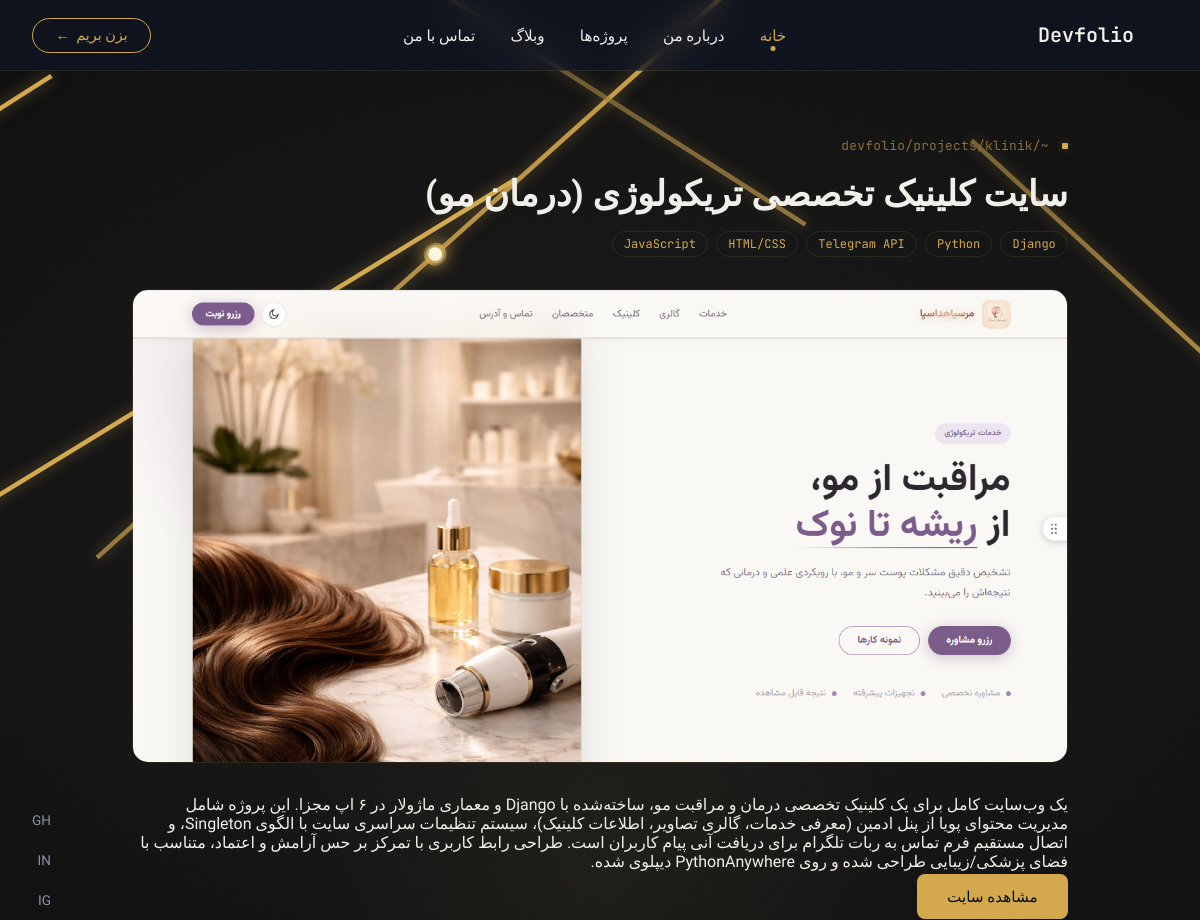
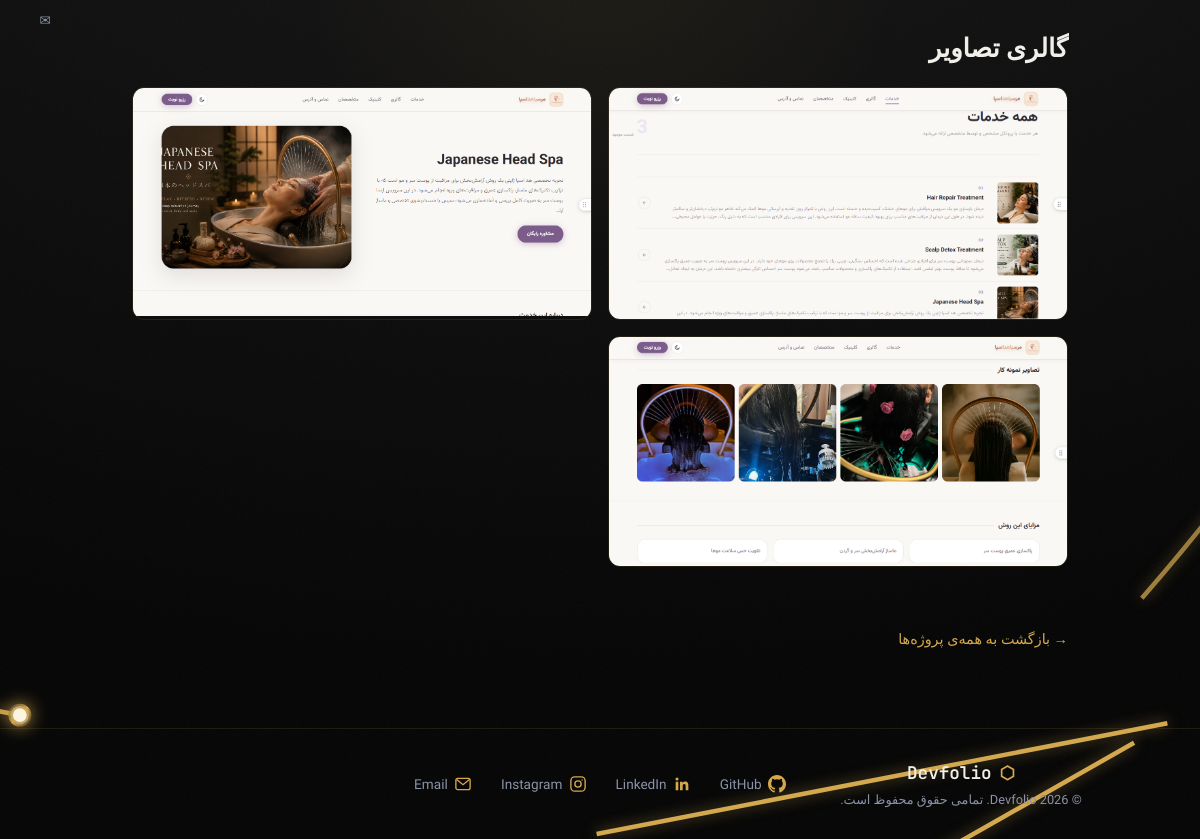
Page /projects/klinik/ on the committed database (2 pictures, top to bottom).
### portfolio/models.py (models this page shows, shortened)
class Project(models.Model):
    title = models.CharField(max_length=150, verbose_name="عنوان پروژه")
    slug = models.SlugField(max_length=170, unique=True, blank=True, verbose_name="آدرس یکتا")
    main_image = models.ImageField(
        upload_to='projects/main/',
        verbose_name="تصویر اصلی"
    )
    description = models.TextField(verbose_name="توضیحات")
    technologies = models.ManyToManyField(
        Technology,
        related_name="projects",
        verbose_name="تکنولوژی‌ها"
    )
    link = models.URLField(
        max_length=200,
        blank=True,
        null=True,
        verbose_name="لینک سایت"
    )
    created_at = models.DateTimeField(auto_now_add=True, verbose_name="تاریخ ایجاد")
    is_featured = models.BooleanField(
        default=False,
        verbose_name="نمایش در پروژه‌های منتخب"
    )
    class Meta:
        verbose_name = "پروژه"
        verbose_name_plural = "پروژه‌ها"
        ordering = ['-created_at']

class Technology(models.Model):
    name = models.CharField(max_length=50, verbose_name="نام تکنولوژی")
    class Meta:
        verbose_name = "تکنولوژی"
        verbose_name_plural = "تکنولوژی‌ها"

class ProjectImage(models.Model):
    project = models.ForeignKey(
        Project,
        on_delete=models.CASCADE,
        related_name="images",
        verbose_name="پروژه"
    )
    image = models.ImageField(
        upload_to='projects/gallery/',
        verbose_name="تصویر"
    )
    class Meta:
        verbose_name = "تصویر پروژه"
        verbose_name_plural = "تصاویر پروژه"

### portfolio/views.py (the view)
# urls.py: path('<slug:slug>/', views.project_detail, name='project_detail'),
def project_detail(request, slug):
    project = get_object_or_404(
        Project.objects.prefetch_related('technologies', 'images'),
        slug=slug
    )
    return render(request, 'projects/project_detail.html', {'project': project})

### portfolio/templates/projects/project_detail.html (shortened to what this page needs)
{% extends 'base.html' %}
{% load static %}
{% block extra_css %}
<link rel="stylesheet" href="{% static 'portfolio/css/portfolio.css' %}">
{% endblock %}
{% block content %}
<section class="project-detail-section">
    <span class="path-tag">~/devfolio/projects/{{ project.slug }}</span>
    <div class="project-detail-header">
        <h1>{{ project.title }}</h1>
        <div class="project-grid-tech">
            {% for tech in project.technologies.all %}
                <span class="tech-chip">{{ tech.name }}</span>
            {% endfor %}
        </div>
    </div>
    <div class="project-detail-main-image">
        <img src="{{ project.main_image.url }}" alt="{{ project.title }}">
    </div>
    <div class="project-detail-body">
        <p class="project-detail-description">{{ project.description|linebreaks }}</p>
<pre>
</pre>
        {% if project.link %}
        <a href="{{ project.link }}" target="_blank" class="btn btn-primary">مشاهده سایت</a>
        {% endif %}
    </div>
    {% if project.images.all %}
    <div class="project-gallery">
        <h2 class="section-title">گالری تصاویر</h2>
        <div class="project-gallery-grid">
            {% for img in project.images.all %}
            <div class="project-gallery-item">
                <img src="{{ img.image.url }}" alt="{{ project.title }}">
            </div>
            {% endfor %}
        </div>
    </div>
    {% endif %}
    <a href="{% url 'projects:project_list' %}" class="view-all-link">→ بازگشت به همه‌ی پروژه‌ها</a>
</section>
{% endblock %}

### static/core/css/base.css (style rules this page uses)
:root { --bg-color: #070B18; --bg-elevated: #0F1729; --text-color: #F1EFE9; --text-muted: #8B93A7; --accent-color: #D4A94D; --accent-soft: #8B6F3E; --accent-glow: rgba(212, 169, 77, 0.3); --border-color: rgba(212, 169, 77, 0.12); }
* { margin: 0; padding: 0; box-sizing: border-box; }
body { background: var(--bg-color); color: var(--text-color); font-family: 'Vazirmatn', sans-serif; overflow-x: hidden; }
a { text-decoration: none; color: inherit; }
.path-tag { display: inline-block; font-family: 'JetBrains Mono', monospace; font-size: 0.8rem; color: var(--accent-soft); letter-spacing: 0.3px; margin-bottom: 1.2rem; position: relative; padding-right: 1.2rem; }
.path-tag::before { content: ''; position: absolute; right: 0; top: 50%; transform: translateY(-50%); width: 6px; height: 6px; background: var(--accent-color); border-radius: 1px; box-shadow: 0 0 8px var(--accent-glow); }
.btn { padding: 0.85rem 1.9rem; border-radius: 8px; font-size: 0.95rem; font-weight: 500; transition: all 0.25s ease; }
.btn-primary { background: var(--accent-color); color: var(--bg-color); }
.section-title { font-size: 1.6rem; font-weight: 700; margin-bottom: 1rem; position: relative; display: block; }
.view-all-link { display: inline-block; margin-top: 1.5rem; color: var(--accent-color); font-size: 0.9rem; }

### portfolio/static/portfolio/css/portfolio.css (style rules this page uses)
.project-grid-tech { display: flex; flex-wrap: wrap; gap: 0.5rem; }
.tech-chip { font-family: 'JetBrains Mono', monospace; font-size: 0.75rem; color: var(--accent-color); border: 1px solid var(--border-color); padding: 0.25rem 0.7rem; border-radius: 999px; }
.project-detail-section { max-width: 1000px; margin: 0 auto; padding: 4rem 2rem 5rem; }
.project-detail-header h1 { font-size: 2.2rem; font-weight: 800; margin-bottom: 1rem; }
.project-detail-main-image { margin: 2rem 0; border-radius: 16px; overflow: hidden; border: 1px solid var(--border-color); }
.project-detail-main-image img { width: 100%; display: block; }
.project-detail-body { margin-bottom: 3rem; }
.project-detail-description { color: var(--text-muted); line-height: 2; margin-bottom: 1.8rem; font-size: 1rem; }
.project-gallery { margin-bottom: 2.5rem; }
.project-gallery-grid { display: grid; grid-template-columns: repeat(2, 1fr); gap: 1rem; margin-top: 1.5rem; }
.project-gallery-item { border-radius: 12px; overflow: hidden; border: 1px solid var(--border-color); }
.project-gallery-item img { width: 100%; display: block; }

### rows in the picture
Project: slug "klinik", title "سایت کلینیک تخصصی تریکولوژی (درمان مو)", main_image (picture), description "یک وب‌سایت کامل برای یک کلینیک تخصصی درمان و مراقبت مو، ساخته‌شده با Django و معماری ماژولار در ۶ اپ مجزا. این پروژه شامل مدیریت محتوای پویا از پنل ادمین (معرفی خدمات، گالری تصاویر، اطلاعات کلینیک)، سیستم تنظیمات سراسری سایت با الگوی Singleton، و اتصال مستقیم فرم تماس به ربات تلگرام برای دریافت آنی پیام کاربران است. طراحی رابط کاربری با تمرکز بر حس آرامش و اعتماد، متناسب با فضای پزشکی/زیبایی طراحی شده و روی PythonAnywhere دیپلوی شده."
Technology: name "Django"
Technology: name "Python"
Technology: name "Telegram API"
Technology: name "HTML/CSS"
Technology: name "JavaScript"
ProjectImage: image (picture)
ProjectImage: image (picture)
ProjectImage: image (picture)
